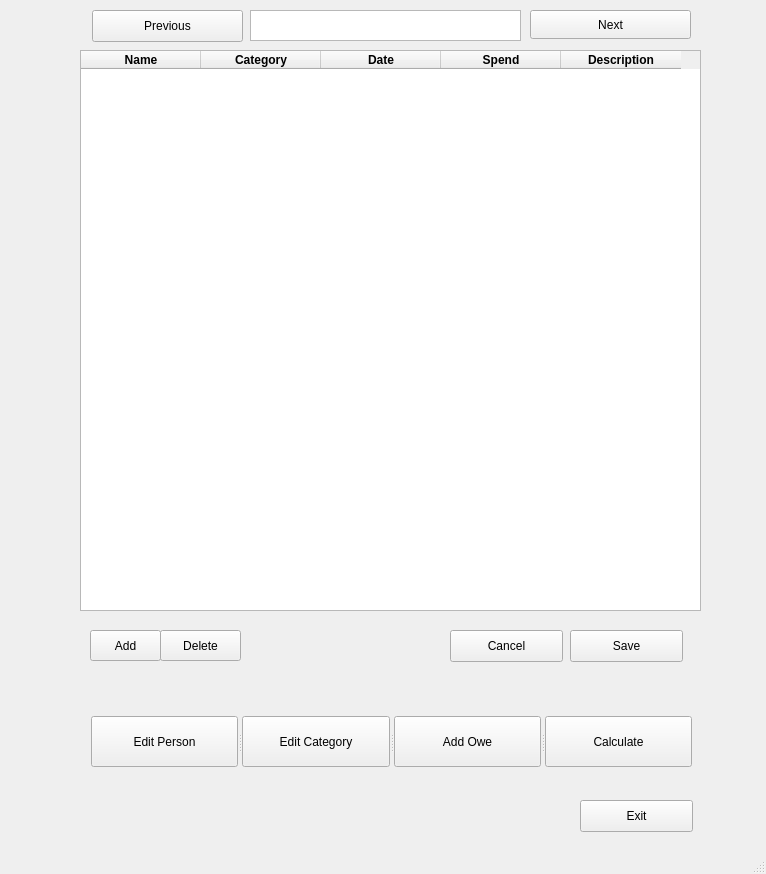
<?xml version="1.0" encoding="UTF-8"?>
<ui version="4.0">
 <class>MainWindow</class>
 <widget class="QMainWindow" name="MainWindow">
  <property name="geometry">
   <rect>
    <x>0</x>
    <y>0</y>
    <width>766</width>
    <height>874</height>
   </rect>
  </property>
  <property name="windowTitle">
   <string>PyBill</string>
  </property>
  <widget class="QWidget" name="centralwidget">
   <widget class="QPushButton" name="exit">
    <property name="geometry">
     <rect>
      <x>580</x>
      <y>800</y>
      <width>113</width>
      <height>32</height>
     </rect>
    </property>
    <property name="text">
     <string>Exit</string>
    </property>
   </widget>
   <widget class="QTableWidget" name="tableWidget">
    <property name="geometry">
     <rect>
      <x>80</x>
      <y>50</y>
      <width>621</width>
      <height>561</height>
     </rect>
    </property>
    <property name="sizePolicy">
     <sizepolicy hsizetype="Fixed" vsizetype="Expanding">
      <horstretch>0</horstretch>
      <verstretch>0</verstretch>
     </sizepolicy>
    </property>
    <property name="horizontalScrollBarPolicy">
     <enum>Qt::ScrollBarAlwaysOff</enum>
    </property>
    <property name="sizeAdjustPolicy">
     <enum>QAbstractScrollArea::AdjustToContents</enum>
    </property>
    <property name="columnCount">
     <number>5</number>
    </property>
    <attribute name="horizontalHeaderVisible">
     <bool>true</bool>
    </attribute>
    <attribute name="horizontalHeaderDefaultSectionSize">
     <number>120</number>
    </attribute>
    <attribute name="horizontalHeaderHighlightSections">
     <bool>true</bool>
    </attribute>
    <attribute name="horizontalHeaderMinimumSectionSize">
     <number>120</number>
    </attribute>
    <attribute name="verticalHeaderVisible">
     <bool>true</bool>
    </attribute>
    <attribute name="verticalHeaderHighlightSections">
     <bool>false</bool>
    </attribute>
    <column>
     <property name="text">
      <string>Name</string>
     </property>
     <property name="font">
      <font>
       <weight>75</weight>
       <bold>true</bold>
      </font>
     </property>
    </column>
    <column>
     <property name="text">
      <string>Category</string>
     </property>
     <property name="font">
      <font>
       <weight>75</weight>
       <bold>true</bold>
      </font>
     </property>
    </column>
    <column>
     <property name="text">
      <string>Date</string>
     </property>
     <property name="font">
      <font>
       <weight>75</weight>
       <bold>true</bold>
      </font>
     </property>
    </column>
    <column>
     <property name="text">
      <string>Spend</string>
     </property>
     <property name="font">
      <font>
       <weight>75</weight>
       <bold>true</bold>
      </font>
     </property>
    </column>
    <column>
     <property name="text">
      <string>Description</string>
     </property>
     <property name="font">
      <font>
       <weight>75</weight>
       <bold>true</bold>
      </font>
     </property>
    </column>
   </widget>
   <widget class="QTextBrowser" name="Month">
    <property name="geometry">
     <rect>
      <x>250</x>
      <y>10</y>
      <width>271</width>
      <height>31</height>
     </rect>
    </property>
   </widget>
   <widget class="QPushButton" name="PreviousMonth">
    <property name="geometry">
     <rect>
      <x>92</x>
      <y>10</y>
      <width>151</width>
      <height>32</height>
     </rect>
    </property>
    <property name="toolTip">
     <string>&lt;html&gt;&lt;head/&gt;&lt;body&gt;&lt;p&gt;Previous Month&lt;/p&gt;&lt;/body&gt;&lt;/html&gt;</string>
    </property>
    <property name="text">
     <string>Previous</string>
    </property>
    <property name="icon">
     <iconset>
      <normaloff>../Icon/Previous.png</normaloff>../Icon/Previous.png</iconset>
    </property>
   </widget>
   <widget class="QPushButton" name="NextMonth">
    <property name="geometry">
     <rect>
      <x>530</x>
      <y>10</y>
      <width>161</width>
      <height>29</height>
     </rect>
    </property>
    <property name="toolTip">
     <string>&lt;html&gt;&lt;head/&gt;&lt;body&gt;&lt;p&gt;Next Month&lt;/p&gt;&lt;/body&gt;&lt;/html&gt;</string>
    </property>
    <property name="text">
     <string>Next</string>
    </property>
    <property name="icon">
     <iconset>
      <normaloff>../Icon/Forward.png</normaloff>../Icon/Forward.png</iconset>
    </property>
   </widget>
   <widget class="QPushButton" name="addRow">
    <property name="geometry">
     <rect>
      <x>90</x>
      <y>630</y>
      <width>71</width>
      <height>31</height>
     </rect>
    </property>
    <property name="toolTip">
     <string>&lt;html&gt;&lt;head/&gt;&lt;body&gt;&lt;p&gt;Add New Record&lt;/p&gt;&lt;/body&gt;&lt;/html&gt;</string>
    </property>
    <property name="text">
     <string>Add</string>
    </property>
    <property name="icon">
     <iconset>
      <normaloff>../Icon/Add.png</normaloff>../Icon/Add.png</iconset>
    </property>
   </widget>
   <widget class="QPushButton" name="delRow">
    <property name="geometry">
     <rect>
      <x>160</x>
      <y>630</y>
      <width>81</width>
      <height>31</height>
     </rect>
    </property>
    <property name="toolTip">
     <string>&lt;html&gt;&lt;head/&gt;&lt;body&gt;&lt;p&gt;Remove Record&lt;/p&gt;&lt;/body&gt;&lt;/html&gt;</string>
    </property>
    <property name="text">
     <string>Delete</string>
    </property>
    <property name="icon">
     <iconset>
      <normaloff>../Icon/Remove.png</normaloff>../Icon/Remove.png</iconset>
    </property>
   </widget>
   <widget class="QPushButton" name="save_change">
    <property name="geometry">
     <rect>
      <x>570</x>
      <y>630</y>
      <width>113</width>
      <height>32</height>
     </rect>
    </property>
    <property name="text">
     <string>Save</string>
    </property>
   </widget>
   <widget class="QPushButton" name="cancel_change">
    <property name="geometry">
     <rect>
      <x>450</x>
      <y>630</y>
      <width>113</width>
      <height>32</height>
     </rect>
    </property>
    <property name="text">
     <string>Cancel</string>
    </property>
   </widget>
   <widget class="QSplitter" name="splitter">
    <property name="geometry">
     <rect>
      <x>91</x>
      <y>716</y>
      <width>601</width>
      <height>51</height>
     </rect>
    </property>
    <property name="orientation">
     <enum>Qt::Horizontal</enum>
    </property>
    <widget class="QPushButton" name="edit_person">
     <property name="toolTip">
      <string>&lt;html&gt;&lt;head/&gt;&lt;body&gt;&lt;p&gt;Edit Person&lt;/p&gt;&lt;/body&gt;&lt;/html&gt;</string>
     </property>
     <property name="text">
      <string>Edit Person</string>
     </property>
     <property name="icon">
      <iconset>
       <normaloff>../Icon/AddPerson.png</normaloff>../Icon/AddPerson.png</iconset>
     </property>
    </widget>
    <widget class="QPushButton" name="edit_cate">
     <property name="toolTip">
      <string>&lt;html&gt;&lt;head/&gt;&lt;body&gt;&lt;p&gt;Edit Category&lt;/p&gt;&lt;/body&gt;&lt;/html&gt;</string>
     </property>
     <property name="text">
      <string>Edit Category</string>
     </property>
     <property name="icon">
      <iconset>
       <normaloff>../Icon/Category.png</normaloff>../Icon/Category.png</iconset>
     </property>
    </widget>
    <widget class="QPushButton" name="edit_owe">
     <property name="toolTip">
      <string>&lt;html&gt;&lt;head/&gt;&lt;body&gt;&lt;p&gt;Edit Owe Record&lt;/p&gt;&lt;/body&gt;&lt;/html&gt;</string>
     </property>
     <property name="text">
      <string>Add Owe</string>
     </property>
     <property name="icon">
      <iconset>
       <normaloff>../Icon/Owe.png</normaloff>../Icon/Owe.png</iconset>
     </property>
    </widget>
    <widget class="QPushButton" name="Calculate">
     <property name="toolTip">
      <string>&lt;html&gt;&lt;head/&gt;&lt;body&gt;&lt;p&gt;Calculate This Month Spend&lt;/p&gt;&lt;/body&gt;&lt;/html&gt;</string>
     </property>
     <property name="text">
      <string>Calculate</string>
     </property>
     <property name="icon">
      <iconset>
       <normaloff>../Icon/Calculate.png</normaloff>../Icon/Calculate.png</iconset>
     </property>
    </widget>
   </widget>
  </widget>
  <widget class="QStatusBar" name="statusbar"/>
 </widget>
 <resources/>
 <connections/>
</ui>
